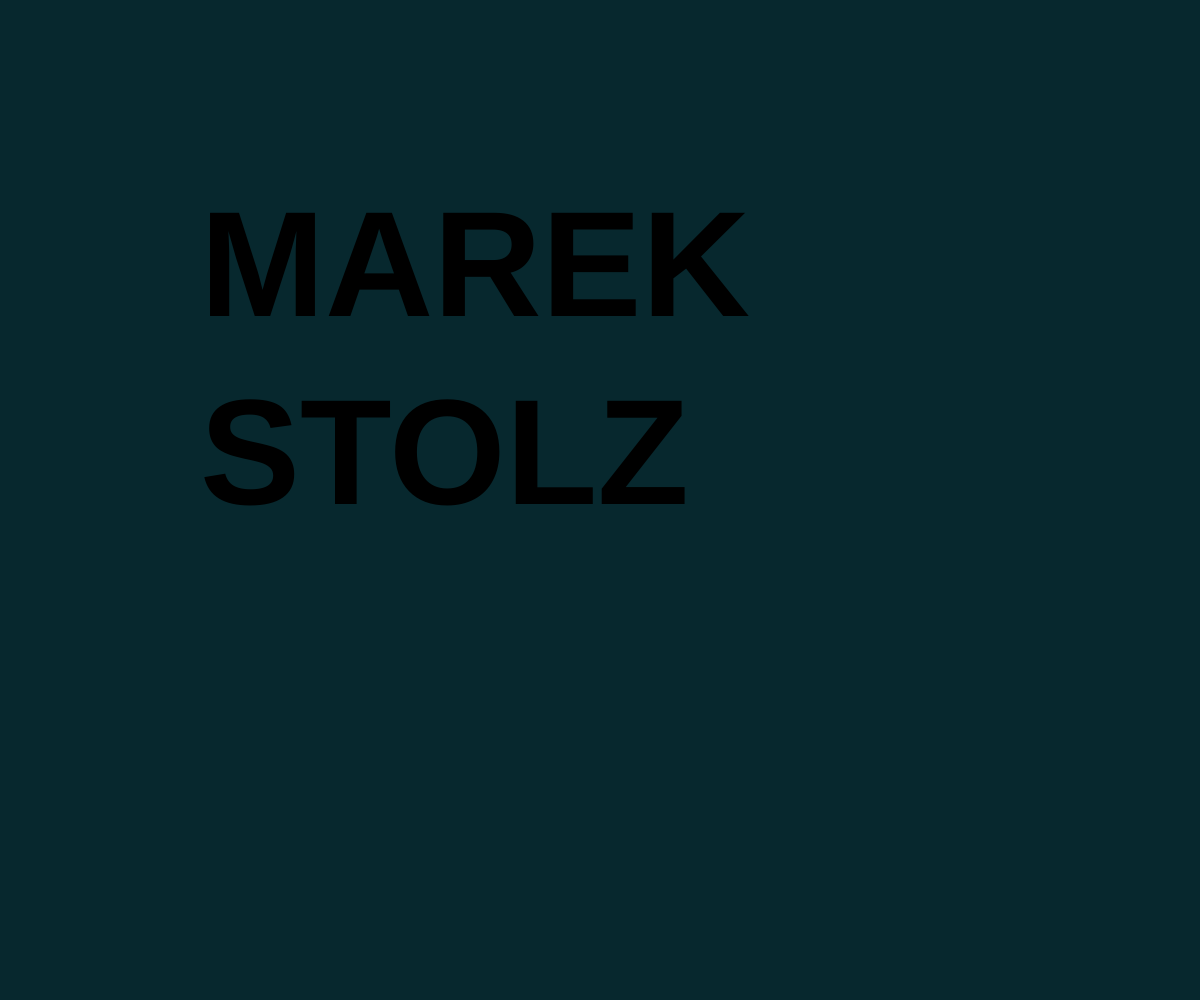
Frame 1 (no input)
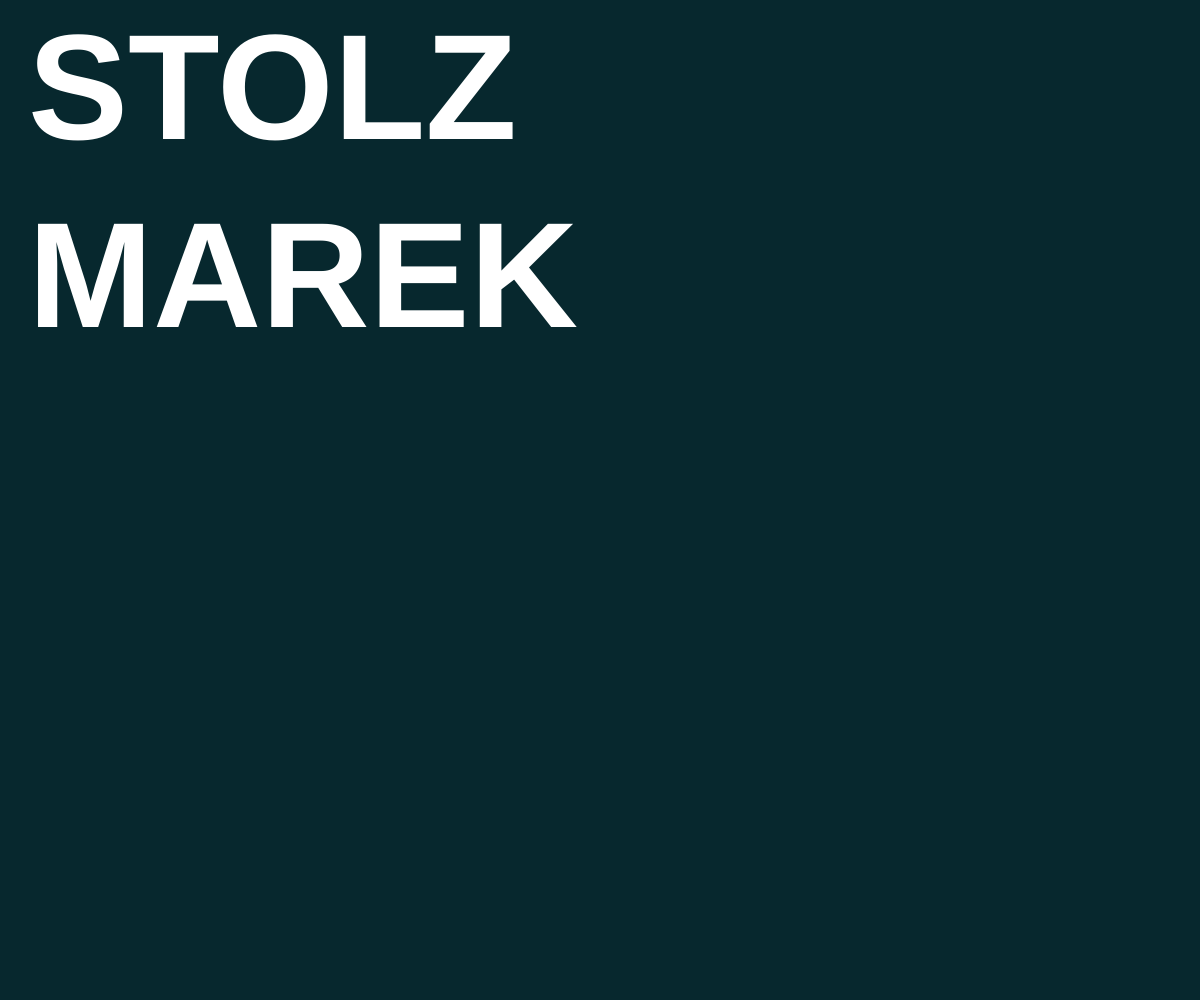
Frame 60 (no input)
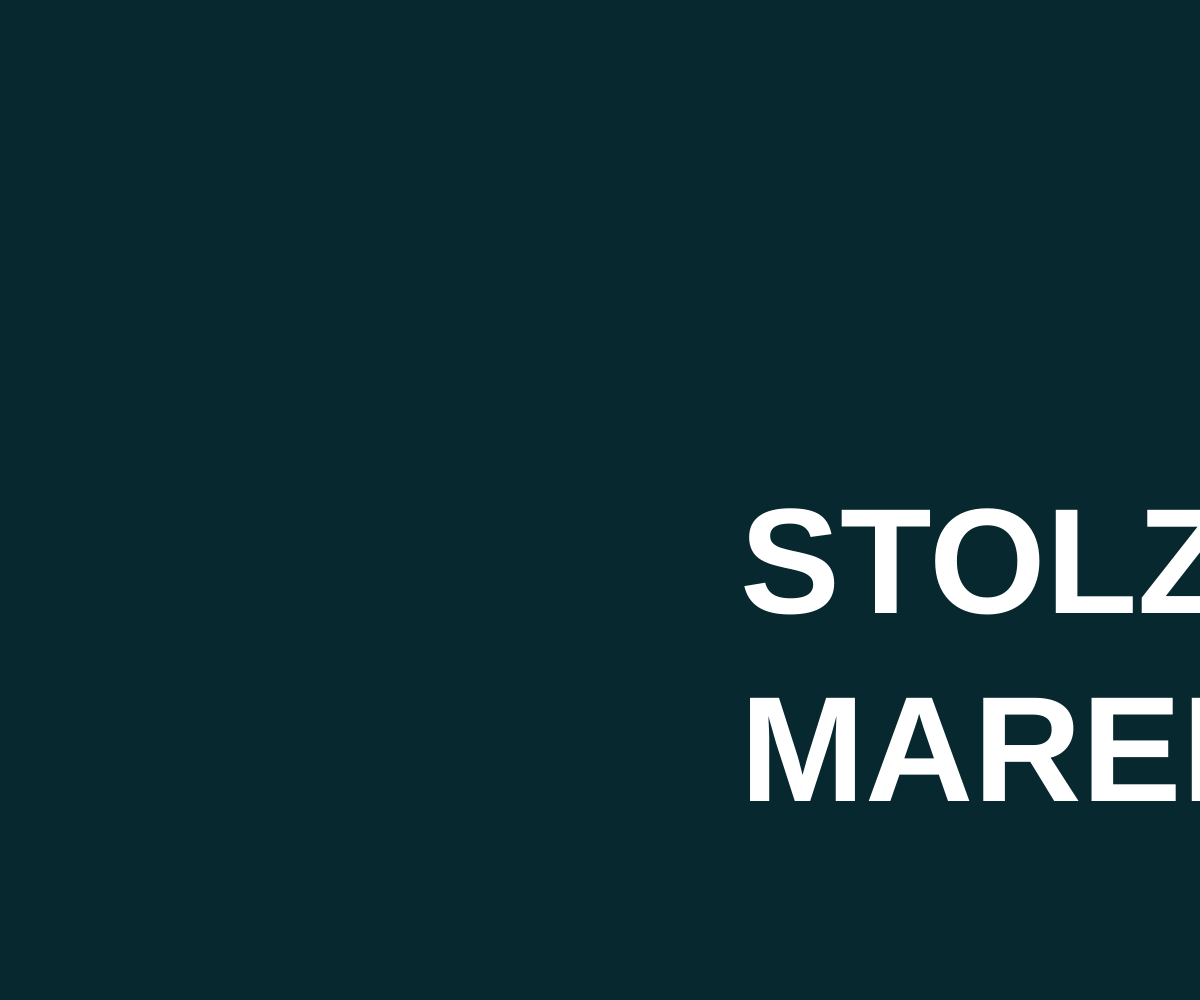
Frame 120 (the mouse pressed at the canvas centre since frame 60)

The p5.js sketch that drew these frames (run headless with seeded random() and noise() and a simulated clock; from frame 60 on, the mouse is pressed at the canvas centre):

// p5.js sketch
// ── sketch.js
let x = 200;
let y = 200;
let xspeed = 4;
let yspeed = -3;
let content = "MAREK STOLZ";
function setup() {
  createCanvas(windowWidth, windowHeight);
}

function draw() {
  background(7, 40, 46);
  textSize(150);
  textStyle(BOLD);
  text(content, x, y, 50);

  if (x > width) {
    xspeed = xspeed * -1;
    let content = "STOLZ";
    fill(0, 105, 252);
  } else if (x < 0) {
    content = "STOLZ MAREK";
    xspeed = xspeed * -1;
    fill(255, 255, 255);
  }

  if (y > height) {
    yspeed = yspeed * -1;
    content = "MAREK";
    fill(196, 51, 222);
  } else if (y < 0) {
    let content = "MAREK STOLZ";
    yspeed = yspeed * -1;
    fill(255, 255, 255);
  }
  if (mouseIsPressed === true) {
    x = x - xspeed * 2;
    y = y + yspeed * 2;
  }
  x = x - xspeed;
  y = y + yspeed;
}

// ── index..html
<!DOCTYPE html>
<html>
<head>
<meta charset="utf-8" />
<link rel="stylesheet" href="styles.css">
<script src="https://cdnjs.cloudflare.com/ajax/libs/p5.js/1.1.9/p5.js"></script>
<script src="sketch.js"></script>
</head>
<body>
    
    <div id="sketch-container"></div>
</body>
</html>
// ── styles.css

* {
  margin: 0;
  padding: 0; 
}
body{
  background: black;
 
}
h1{
  color: white;
}
